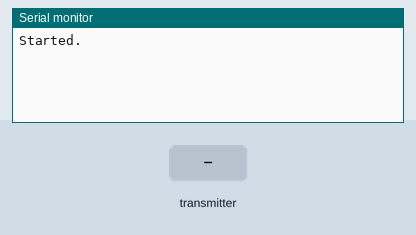
Recording of a sketch running on a simulated Arduino Uno, built with avr-gcc and run on an emulated ATmega328P. Parts: the last lines printed to the serial monitor. Inputs (shaded band) come from the test bench. No radio packets arrive unless stated.

Above: at 2.2 s.
2.3 s: the transmitter starts sending data.0 = 0
At 2.37 s:
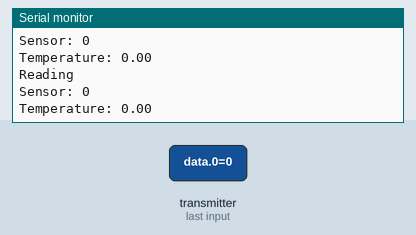
3.8 s: the transmitter starts sending data.1 = 25
At 3.87 s:
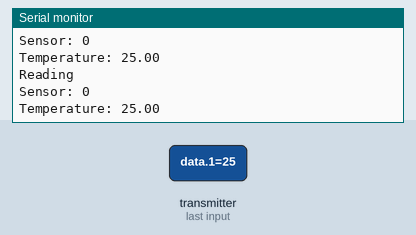
5.3 s: the transmitter starts sending data.0 = 25
6.8 s: the transmitter starts sending data.1 = 50
At 6.87 s:
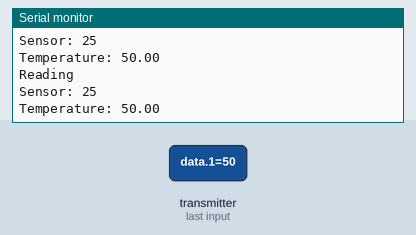
Timing chart, 0 to 9.3 s (numbered marks = the images above; inputs shaded):
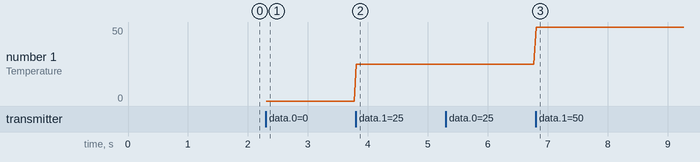

The sketch:

server.ino
```cpp
#include <SPI.h>
#include <nRF24L01.h>
#include <RF24.h>

#define CE_PIN  9
#define CSN_PIN 10

const uint64_t pipes[2] = { 0xF0F0F0F0E1LL, 0xF0F0F0F0D2LL };
RF24 radio(CE_PIN, CSN_PIN);

float data[2];

void setup() {
  Serial.begin(57600);
  delay(1000);

  radio.begin();
  radio.setRetries(15,15);
  radio.openWritingPipe(pipes[0]);
  radio.openReadingPipe(1,pipes[1]);
  radio.startListening();
  radio.printDetails();

  Serial.println("Started.");
}

void loop() {

  if ( radio.available() )
  {
    Serial.println("Reading");
    bool done = false;
    while (!done)
    {
      done = radio.read( data, sizeof(data) );
    }

    Serial.print("Sensor: ");
    Serial.println((int)data[0]);

    Serial.print("Temperature: ");
    Serial.println((String)data[1]);
  }
}
```

Measured:
- after the input at 2.3 s, the serial monitor: prints a new line at once (image 1)
- after the input at 3.8 s, the serial monitor: prints a new line at once (image 2)
- after the input at 6.8 s, the serial monitor: prints a new line at once (image 3)
- plotted number 1: 0 → 25 after the input at 3.8 s, 25 → 50 after the input at 6.8 s
